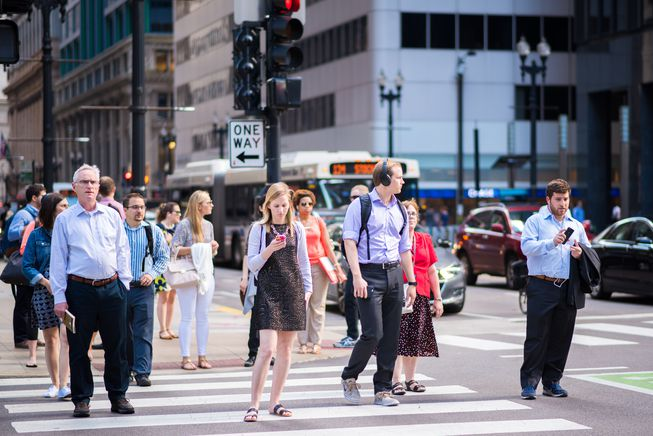
#> input picture computerVision/objectDetection/YOLOv3-Cloud-Tutorial-master/images/street.jpg, 653 x 436 px, given in place of Elon_Musk_Royal_Society.jpg, which was not available
$ jupyter execute HybridImage.ipynb
#> lines starting #> are read from the running program, lines starting #| are printed output that depends on the picture; pictures that were not available may be replaced by others from this repository, and a replacement may not be noted
[cell 1]
from google.colab import files
uploaded = files.upload()
#> the answer given: street.jpg

[cell 2]
import scipy
from matplotlib import pyplot as plt
from skimage import io
from skimage.transform import resize, downscale_local_mean

image1 = io.imread('/content/Elon_Musk_Royal_Society.jpg')
#> image1 is the input picture: shape (436, 653, 3); mean R, G, B 114.6, 112.8, 123.8
image2 = io.imread('/content/KakaoTalk_20220321_142546448.jpg')
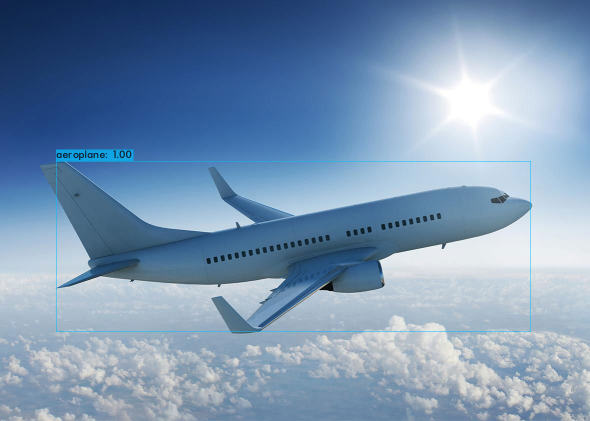
#> input picture computerVision/objectDetection/YOLOv3-Cloud-Tutorial-master/images/detection1.jpg, 1180 x 842 px, given in place of KakaoTalk_20220321_142546448.jpg, which was not available (shown at 1/2 size)
#> image2 is the input picture: shape (842, 1180, 3); mean R, G, B 122.5, 149.2, 178.4
image1 = resize(image1, (256, 256))
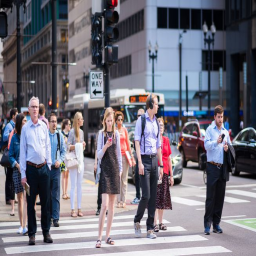
#> image1: shape (256, 256, 3) float64; mean R, G, B 0.449, 0.442, 0.486
image2 = resize(image2, (256, 256))
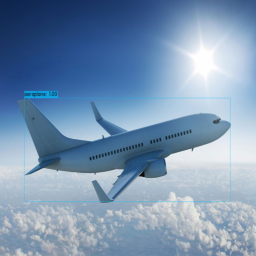
#> image2: shape (256, 256, 3) float64; mean R, G, B 0.48, 0.585, 0.7
low_image = scipy.ndimage.gaussian_filter(image1, 5)
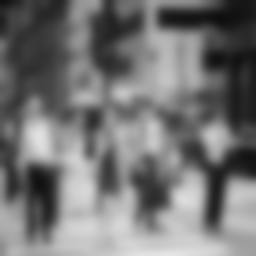
#> low_image: shape (256, 256, 3) float64; mean R, G, B 0.459, 0.459, 0.459
high_image = image2 - scipy.ndimage.gaussian_filter(image2, 5)
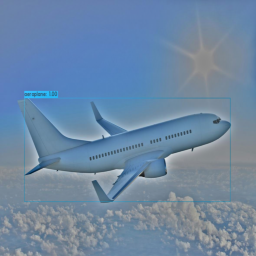
#> high_image: shape (256, 256, 3) float64; mean R, G, B -0.108, -0.00314, 0.111; drawn with min black and max white
hybrid_image = low_image + high_image
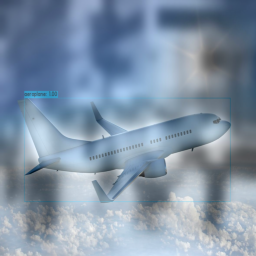
#> hybrid_image: shape (256, 256, 3) float64; mean R, G, B 0.351, 0.456, 0.57; drawn with min black and max white

plt.imshow(hybrid_image)
plt.rcParams["figure.figsize"] = (1, 1)
plt.show()
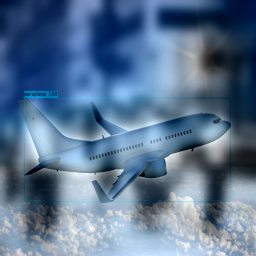
#> shown: shape (256, 256, 3) float64; mean R, G, B 0.353, 0.456, 0.57
